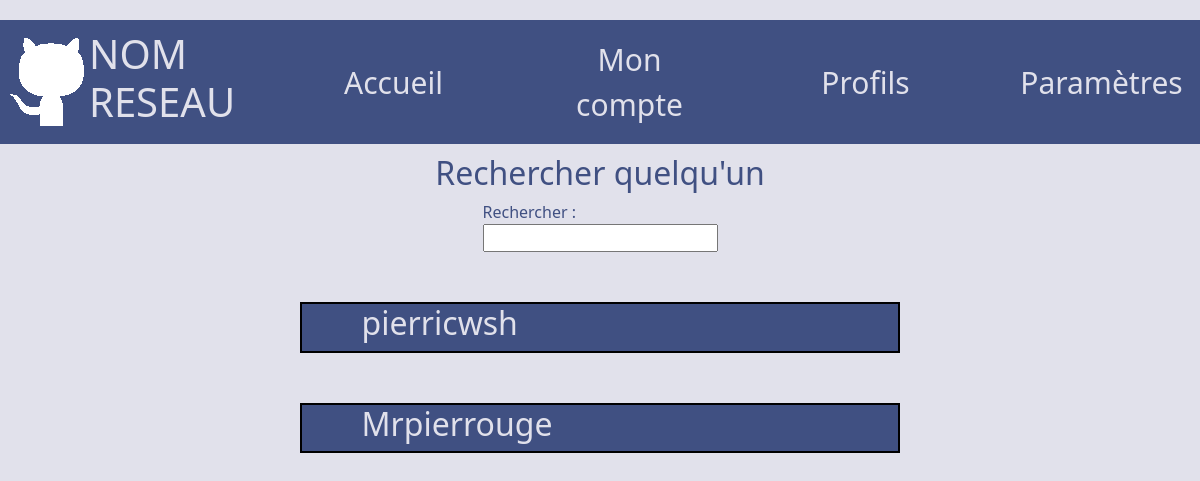
Page /profils/index.php on the earlier database version.
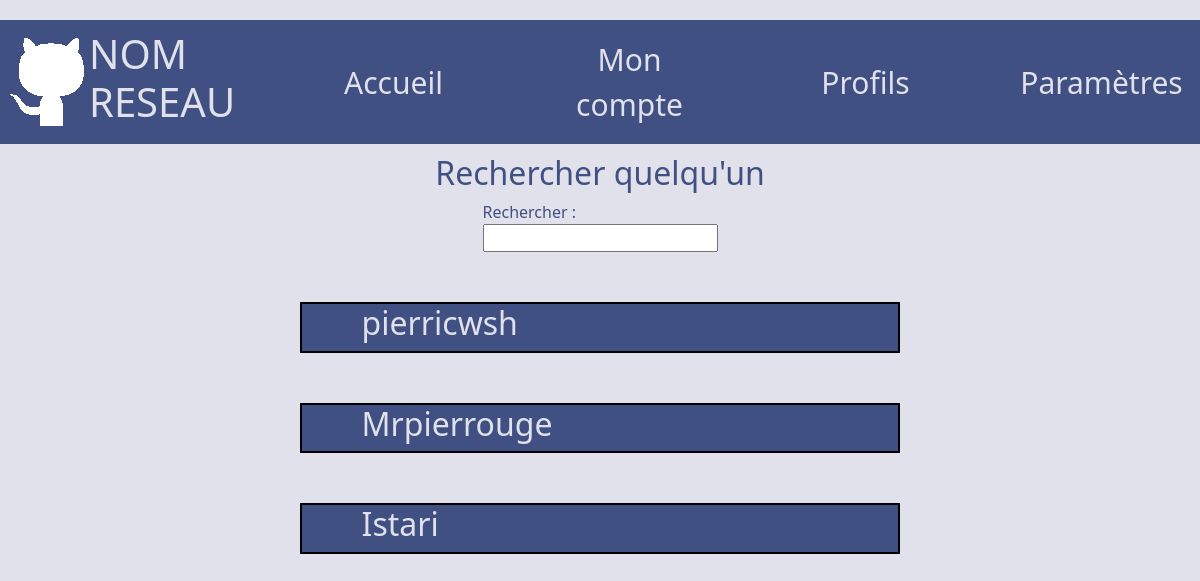
Same page on the later database version.
### tables this page shows
CREATE TABLE `utilisateurs` (
  `id` int NOT NULL,
  `nom` varchar(140) NOT NULL,
  `prenom` varchar(140) NOT NULL,
  `mail` varchar(140) NOT NULL,
  `pseudo` varchar(140) NOT NULL,
  `mdp` varchar(140) NOT NULL,
  `photo` varchar(250) NOT NULL
);

### profils/index.php (called while the page is built, shortened)
<?php
require_once '../database.php';
$request = $database->prepare("SELECT * FROM utilisateurs");
$request->execute();
$utilisateurs = $request->fetchALL(PDO::FETCH_ASSOC);
require_once 'index.template.php';
?>

### profils/index.template.php (the view, shortened to what this page needs)
<!DOCTYPE html>
<html lang="en">
<head>
    <link href="https://cdn.jsdelivr.net/npm/bootstrap@5.2.3/dist/css/bootstrap.min.css" rel="stylesheet"
>
    <link rel="stylesheet" href="../css/1main.css">
</head>
<body id="body" class="theme_light theme_grp2">
    <?php require_once '../navbar.php' ?>
    <section id="zone_recherche">
        <h2>Rechercher quelqu'un</h2>
        <form method="GET">
        <label for="recherche">Rechercher : </label>
        <br>
        <input type="text" name="recherche" id="recherche">
        </form>
    </section>
    <section id="zone_profils">
        <?php foreach ($utilisateurs as $profil): ?>
            <div class="profil theme_dark theme_grp1">
                    <h2 class="pseudo_profil theme_dark theme_grp1">
                        <a href="http://localhost/projet_axe/accueil/index.php?pseudo=<?php echo $profil['pseudo']?>">
                            <?php echo $profil['pseudo'] ?>
                        </a>
                    </h2>
            </div>
        <?php endforeach; ?>
        </section>
</body>
</html>

Differences in the rows shown:
added utilisateurs: pseudo "Istari"
